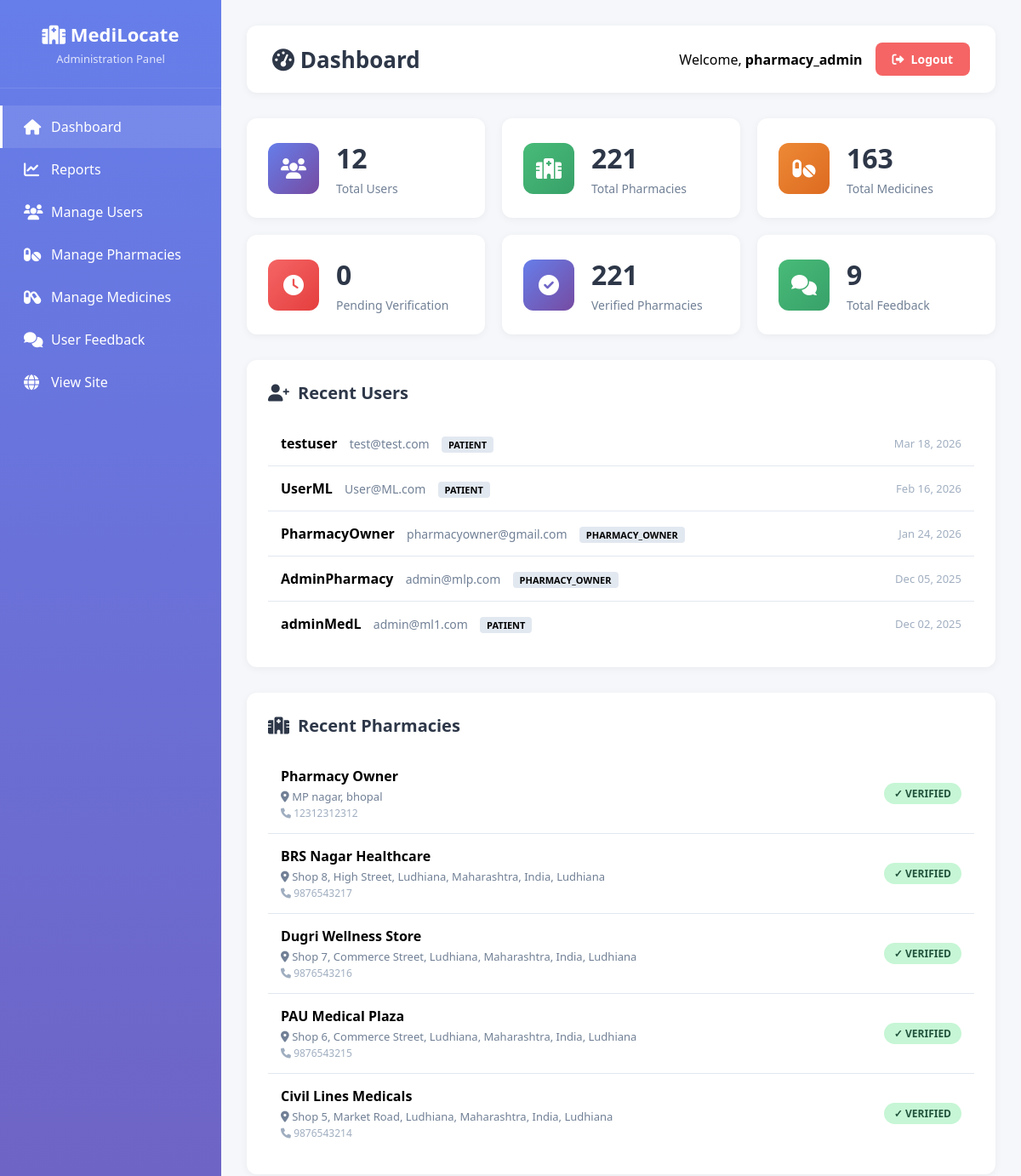
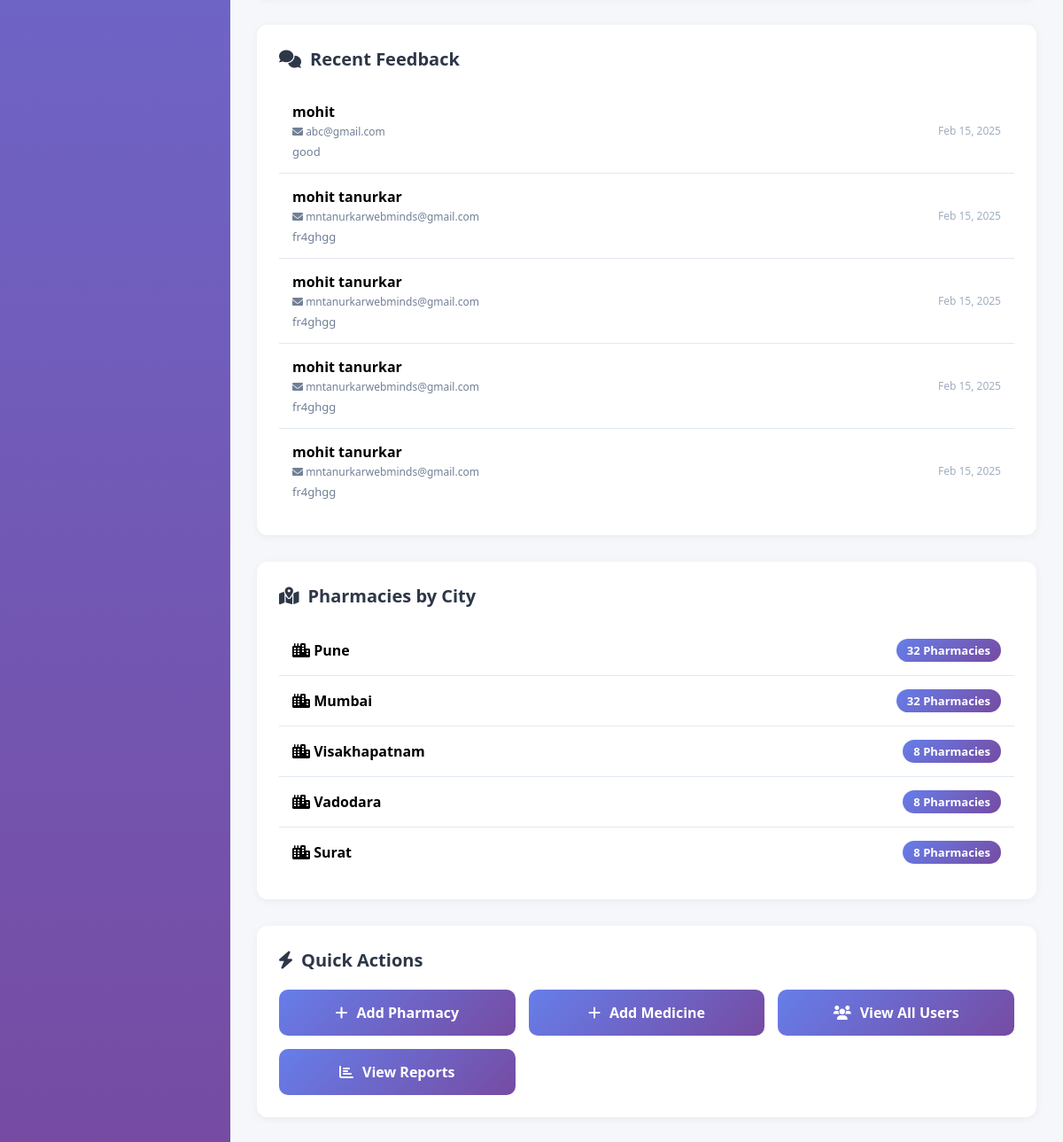
/admin-ml/dashboard/ (signed in), run on the app's committed database (2 pictures, top to bottom).
### webapp/models.py (models this page shows, shortened)
class UserProfile(models.Model):
    ROLE_CHOICES = [
        ('PATIENT', 'Patient'),
        ('PHARMACY_OWNER', 'Pharmacy Owner'),
        ('ADMIN', 'Administrator'),
    ]
    user = models.OneToOneField(User, on_delete=models.CASCADE, related_name='profile')
    phone_number = models.CharField(
        max_length=17,
        blank=True,
        validators=[RegexValidator(
            regex=r'^\+?1?\d{9,15}$',
            message="Phone must be: '+999999999'. Up to 15 digits."
        )]
    )
    role = models.CharField(max_length=20, choices=ROLE_CHOICES, default='PATIENT', db_index=True)
    created_at = models.DateTimeField(auto_now_add=True)
    updated_at = models.DateTimeField(auto_now=True)

class Pharmacy(models.Model):
    name = models.CharField(max_length=255, db_index=True)
    address = models.TextField()
    city = models.CharField(max_length=100, blank=True)
    phone = models.CharField(max_length=17)
    latitude = models.FloatField(db_index=True)
    longitude = models.FloatField(db_index=True)
    owner = models.ForeignKey(User, on_delete=models.CASCADE, related_name='pharmacies')
    verified = models.BooleanField(default=False, db_index=True)
    google_place_id = models.CharField(max_length=255, blank=True)
    rating = models.FloatField(default=0.0, validators=[MinValueValidator(0.0)])
    created_at = models.DateTimeField(auto_now_add=True)
    updated_at = models.DateTimeField(auto_now=True)
    class Meta:
        ordering = ['-verified', 'name']
        indexes = [
            models.Index(fields=['latitude', 'longitude']),
            models.Index(fields=['verified', 'latitude', 'longitude']),
        ]

class Feedback(models.Model):
    name = models.CharField(max_length=255)
    email = models.EmailField()
    message = models.TextField()
    submitted_at = models.DateTimeField(auto_now_add=True)

### webapp/admin_views.py (the view)
# urls.py: path('admin-ml/dashboard/', admin_views.admin_dashboard_main, name='admin_dashboard_main'),
@login_required
@user_passes_test(is_admin)
def admin_dashboard_main(request):
    total_users = User.objects.count()
    total_pharmacies = Pharmacy.objects.count()
    total_medicines = Medicine.objects.count()
    total_feedback = Feedback.objects.count()
    pending_pharmacies = Pharmacy.objects.filter(verified=False).count()
    verified_pharmacies = Pharmacy.objects.filter(verified=True).count()
    recent_users = User.objects.select_related('profile').order_by('-date_joined')[:5]
    recent_pharmacies = Pharmacy.objects.order_by('-created_at')[:5]
    recent_feedback = Feedback.objects.order_by('-submitted_at')[:5]
    pharmacies_by_city = Pharmacy.objects.values('city').annotate(
        count=Count('id')
    ).order_by('-count')[:5]
    context = {
        'total_users': total_users,
        'total_pharmacies': total_pharmacies,
        'total_medicines': total_medicines,
        'total_feedback': total_feedback,
        'pending_pharmacies': pending_pharmacies,
        'verified_pharmacies': verified_pharmacies,
        'recent_users': recent_users,
        'recent_pharmacies': recent_pharmacies,
        'recent_feedback': recent_feedback,
        'pharmacies_by_city': pharmacies_by_city,
        'admin_user': request.user,
    }
    return render(request, 'admin/dashboard.html', context)

### webapp/admin_views.py (called while the page is built)
def is_admin(user):
    if not user.is_authenticated:
        return False
    return user.is_staff or (hasattr(user, 'profile') and user.profile.role == 'ADMIN')

### webapp/templates/admin/dashboard.html (shortened to what this page needs)
{% load static %}
<!DOCTYPE html>
<html lang="en">
<head>
    <link rel="stylesheet" href="https://cdnjs.cloudflare.com/ajax/libs/font-awesome/6.0.0/css/all.min.css">
</head>
<body>
    <div class="sidebar">
        <div class="sidebar-header">
            <h2><i class="fas fa-hospital"></i> MediLocate</h2>
            <p>Administration Panel</p>
        </div>
        <nav class="sidebar-menu">
            <a href="{% url 'admin_dashboard_main' %}" class="menu-item active">
                <i class="fas fa-home"></i>
                <span>Dashboard</span>
            </a>
            <a href="{% url 'admin_reports' %}" class="menu-item">
                <i class="fas fa-chart-line"></i>
                <span>Reports</span>
            </a>
            <a href="{% url 'admin_users' %}" class="menu-item">
                <i class="fas fa-users"></i>
                <span>Manage Users</span>
            </a>
            <a href="{% url 'admin_pharmacies' %}" class="menu-item">
                <i class="fas fa-pills"></i>
                <span>Manage Pharmacies</span>
            </a>
            <a href="{% url 'admin_medicines' %}" class="menu-item">
                <i class="fas fa-capsules"></i>
                <span>Manage Medicines</span>
            </a>
            <a href="{% url 'admin_feedback' %}" class="menu-item">
                <i class="fas fa-comments"></i>
                <span>User Feedback</span>
            </a>
            <a href="{% url 'home' %}" class="menu-item">
                <i class="fas fa-globe"></i>
                <span>View Site</span>
            </a>
        </nav>
    </div>
    <div class="main-content">
        <div class="top-bar">
            <h1><i class="fas fa-tachometer-alt"></i> Dashboard</h1>
            <div class="user-info">
                <span>Welcome, <strong>{{ user.username }}</strong></span>
                <a href="{% url 'admin_logout' %}" class="logout-btn">
                    <i class="fas fa-sign-out-alt"></i> Logout
                </a>
            </div>
        </div>
        <div class="stats-grid">
            <div class="stat-card">
                <div class="stat-icon blue">
                    <i class="fas fa-users"></i>
                </div>
                <div class="stat-info">
                    <h3>{{ total_users }}</h3>
                    <p>Total Users</p>
                </div>
            </div>
            <div class="stat-card">
                <div class="stat-icon green">
                    <i class="fas fa-hospital"></i>
                </div>
                <div class="stat-info">
                    <h3>{{ total_pharmacies }}</h3>
                    <p>Total Pharmacies</p>
                </div>
            </div>
            <div class="stat-card">
                <div class="stat-icon orange">
                    <i class="fas fa-pills"></i>
                </div>
                <div class="stat-info">
                    <h3>{{ total_medicines }}</h3>
                    <p>Total Medicines</p>
                </div>
            </div>
            <div class="stat-card">
                <div class="stat-icon red">
                    <i class="fas fa-clock"></i>
                </div>
                <div class="stat-info">
                    <h3>{{ pending_pharmacies }}</h3>
                    <p>Pending Verification</p>
                </div>
            </div>
            <div class="stat-card">
                <div class="stat-icon blue">
                    <i class="fas fa-check-circle"></i>
                </div>
                <div class="stat-info">
                    <h3>{{ verified_pharmacies }}</h3>
                    <p>Verified Pharmacies</p>
                </div>
            </div>
            <div class="stat-card">
                <div class="stat-icon green">
                    <i class="fas fa-comments"></i>
                </div>
                <div class="stat-info">
                    <h3>{{ total_feedback }}</h3>
                    <p>Total Feedback</p>
                </div>
            </div>
        </div>
        <div class="recent-section">
            <h2><i class="fas fa-user-plus"></i> Recent Users</h2>
            <ul class="recent-list">
                {% for user in recent_users %}
                <li class="recent-item">
                    <div>
                        <strong>{{ user.username }}</strong>
                        <span style="color: #718096; font-size: 14px; margin-left: 10px;">{{ user.email }}</span>
                        {% if user.profile %}
                        <span style="margin-left: 10px; padding: 2px 8px; background: #e2e8f0; border-radius: 4px; font-size: 11px; font-weight: 600;">{{ user.profile.role }}</span>
                        {% endif %}
                    </div>
                    <span style="color: #a0aec0; font-size: 13px;">{{ user.date_joined|date:"M d, Y" }}</span>
                </li>
                {% empty %}
                <li class="recent-item">No recent users</li>
                {% endfor %}
            </ul>
        </div>
        <div class="recent-section">
            <h2><i class="fas fa-hospital"></i> Recent Pharmacies</h2>
            <ul class="recent-list">
                {% for pharmacy in recent_pharmacies %}
                <li class="recent-item">
                    <div>
                        <strong>{{ pharmacy.name }}</strong>
                        <div style="color: #718096; font-size: 13px; margin-top: 4px;">
                            <i class="fas fa-map-marker-alt"></i> {{ pharmacy.address|default:"No address" }}, {{ pharmacy.city|default:"Unknown" }}
                        </div>
                        {% if pharmacy.phone %}
                        <div style="color: #a0aec0; font-size: 12px; margin-top: 2px;">
                            <i class="fas fa-phone"></i> {{ pharmacy.phone }}
                        </div>
                        {% endif %}
                    </div>
                    <span style="padding: 4px 12px; border-radius: 20px; font-size: 12px; font-weight: 600;
                          background: {% if pharmacy.verified %}#c6f6d5; color: #22543d{% else %}#feebc8; color: #7c2d12{% endif %};">
                        {% if pharmacy.verified %}✓ VERIFIED{% else %}⏱ PENDING{% endif %}
                    </span>
                </li>
                {% empty %}
                <li class="recent-item">No recent pharmacies</li>
                {% endfor %}
            </ul>
        </div>
        <div class="recent-section">
            <h2><i class="fas fa-comments"></i> Recent Feedback</h2>
            <ul class="recent-list">
                {% for feedback in recent_feedback %}
                <li class="recent-item">
                    <div>
                        <strong>{{ feedback.name }}</strong>
                        <div style="color: #718096; font-size: 12px; margin-top: 3px;">
                            <i class="fas fa-envelope"></i> {{ feedback.email }}
                        </div>
                        <p style="color: #718096; font-size: 13px; margin-top: 5px;">{{ feedback.message|truncatewords:15 }}</p>
                    </div>
                    <span style="color: #a0aec0; font-size: 12px;">
                        {{ feedback.submitted_at|date:"M d, Y" }}
                    </span>
                </li>
                {% empty %}
                <li class="recent-item">No recent feedback</li>
                {% endfor %}
            </ul>
        </div>
        <div class="recent-section">
            <h2><i class="fas fa-map-marked-alt"></i> Pharmacies by City</h2>
            <ul class="recent-list">
                {% for city_data in pharmacies_by_city %}
                <li class="recent-item">
                    <div>
                        <strong><i class="fas fa-city"></i> {{ city_data.city|default:"Unknown City" }}</strong>
                    </div>
                    <span style="padding: 4px 12px; background: linear-gradient(135deg, #667eea, #764ba2); color: white; border-radius: 20px; font-size: 13px; font-weight: 600;">
                        {{ city_data.count }} Pharmacies
                    </span>
                </li>
                {% empty %}
                <li class="recent-item">No pharmacy data available</li>
                {% endfor %}
            </ul>
        </div>
        <div class="recent-section">
            <h2><i class="fas fa-bolt"></i> Quick Actions</h2>
            <div class="quick-actions">
                <a href="{% url 'admin_pharmacy_add' %}" class="action-btn">
                    <i class="fas fa-plus"></i> Add Pharmacy
                </a>
                <a href="{% url 'admin_medicine_add' %}" class="action-btn">
                    <i class="fas fa-plus"></i> Add Medicine
                </a>
                <a href="{% url 'admin_users' %}" class="action-btn">
                    <i class="fas fa-users"></i> View All Users
                </a>
                <a href="{% url 'admin_reports' %}" class="action-btn">
                    <i class="fas fa-chart-bar"></i> View Reports
                </a>
            </div>
        </div>
    </div>
</body>
</html>

### webapp/templates/admin/dashboard.html (style rules this page uses)
* { margin: 0; padding: 0; box-sizing: border-box; }
body { font-family: 'Segoe UI', Tahoma, Geneva, Verdana, sans-serif; background: #f5f7fa; }
.sidebar { position: fixed; left: 0; top: 0; bottom: 0; width: 260px; background: linear-gradient(180deg, #667eea 0%, #764ba2 100%); color: white; overflow-y: auto; z-index: 1000; }
.sidebar-header { padding: 25px 20px; text-align: center; border-bottom: 1px solid rgba(255,255,255,0.1); }
.sidebar-header h2 { font-size: 22px; margin-bottom: 5px; }
.sidebar-header p { font-size: 13px; opacity: 0.8; }
.sidebar-menu { padding: 20px 0; }
.menu-item { padding: 14px 25px; display: flex; align-items: center; gap: 12px; color: white; text-decoration: none; transition: all 0.3s; border-left: 3px solid transparent; }
.menu-item:hover, .menu-item.active { background: rgba(255,255,255,0.1); border-left-color: white; }
.menu-item i { font-size: 18px; width: 20px; }
.main-content { margin-left: 260px; padding: 30px; min-height: 100vh; }
.top-bar { background: white; padding: 20px 30px; border-radius: 12px; box-shadow: 0 2px 10px rgba(0,0,0,0.05); display: flex; justify-content: space-between; align-items: center; margin-bottom: 30px; }
.top-bar h1 { font-size: 26px; color: #2d3748; }
.user-info { display: flex; align-items: center; gap: 15px; }
.logout-btn { padding: 10px 20px; background: #f56565; color: white; border: none; border-radius: 8px; cursor: pointer; text-decoration: none; display: inline-flex; align-items: center; gap: 8px; font-size: 14px; font-weight: 600; transition: all 0.3s; }
.stats-grid { display: grid; grid-template-columns: repeat(auto-fit, minmax(250px, 1fr)); gap: 20px; margin-bottom: 30px; }
.stat-card { background: white; padding: 25px; border-radius: 12px; box-shadow: 0 2px 10px rgba(0,0,0,0.05); display: flex; align-items: center; gap: 20px; transition: all 0.3s; }
.stat-icon { width: 60px; height: 60px; border-radius: 12px; display: flex; align-items: center; justify-content: center; font-size: 24px; color: white; }
.stat-icon.blue { background: linear-gradient(135deg, #667eea, #764ba2); }
.stat-icon.green { background: linear-gradient(135deg, #48bb78, #38a169); }
.stat-icon.orange { background: linear-gradient(135deg, #ed8936, #dd6b20); }
.stat-icon.red { background: linear-gradient(135deg, #f56565, #e53e3e); }
.stat-info h3 { font-size: 32px; color: #2d3748; margin-bottom: 5px; }
.stat-info p { color: #718096; font-size: 14px; }
.recent-section { background: white; padding: 25px; border-radius: 12px; box-shadow: 0 2px 10px rgba(0,0,0,0.05); margin-bottom: 30px; }
.recent-section h2 { font-size: 20px; color: #2d3748; margin-bottom: 20px; display: flex; align-items: center; gap: 10px; }
.recent-list { list-style: none; }
.recent-item { padding: 15px; border-bottom: 1px solid #e2e8f0; display: flex; justify-content: space-between; align-items: center; transition: all 0.3s; }
.recent-item:last-child { border-bottom: none; }
.quick-actions { display: grid; grid-template-columns: repeat(auto-fit, minmax(200px, 1fr)); gap: 15px; margin-top: 20px; }
.action-btn { padding: 15px 20px; background: linear-gradient(135deg, #667eea, #764ba2); color: white; text-decoration: none; border-radius: 10px; text-align: center; font-weight: 600; transition: all 0.3s; display: flex; align-items: center; justify-content: center; gap: 10px; }

### data on the page
Pharmacy: name "Pharmacy Owner", address "MP nagar", city "bhopal", phone "12312312312", verified "✓ VERIFIED"
Pharmacy: name "BRS Nagar Healthcare", address "Shop 8, High Street, Ludhiana, Maharashtra, India", city "Ludhiana", phone "9876543217", verified "✓ VERIFIED"
Pharmacy: name "Dugri Wellness Store", address "Shop 7, Commerce Street, Ludhiana, Maharashtra, India", city "Ludhiana", phone "9876543216", verified "✓ VERIFIED"
Pharmacy: name "PAU Medical Plaza", address "Shop 6, Commerce Street, Ludhiana, Maharashtra, India", city "Ludhiana", phone "9876543215", verified "✓ VERIFIED"
Pharmacy: name "Civil Lines Medicals", address "Shop 5, Market Road, Ludhiana, Maharashtra, India", city "Ludhiana", phone "9876543214", verified "✓ VERIFIED"
Feedback: name "mohit", email "abc@gmail.com", message "good", submitted_at "Feb 15, 2025"
Feedback: name "mohit tanurkar", email "mntanurkarwebminds@gmail.com", message "fr4ghgg", submitted_at "Feb 15, 2025"
Feedback: name "mohit tanurkar", email "mntanurkarwebminds@gmail.com", message "fr4ghgg", submitted_at "Feb 15, 2025"
Feedback: name "mohit tanurkar", email "mntanurkarwebminds@gmail.com", message "fr4ghgg", submitted_at "Feb 15, 2025"
Feedback: name "mohit tanurkar", email "mntanurkarwebminds@gmail.com", message "fr4ghgg", submitted_at "Feb 15, 2025"

### other printed values
{{ user.username }} "pharmacy_admin"
{{ total_users }} "12"
{{ total_pharmacies }} "221"
{{ total_medicines }} "163"
{{ pending_pharmacies }} "0"
{{ verified_pharmacies }} "221"
{{ total_feedback }} "9"
{{ user.username }} "testuser"
{{ user.email }} "test@test.com"
{{ user.profile.role }} "PATIENT"
{{ user.date_joined|date:"M d, Y" }} "Mar 18, 2026"
{{ user.username }} "UserML"
{{ user.email }} "User@ML.com"
{{ user.date_joined|date:"M d, Y" }} "Feb 16, 2026"
{{ user.username }} "PharmacyOwner"
